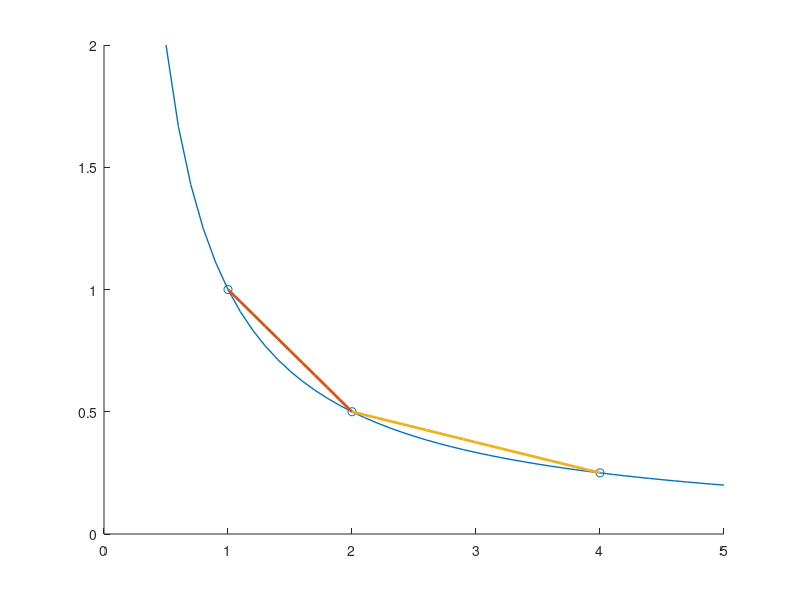

Write the MATLAB code that produced this figure.
function linear_spline_interpolation()
    % Function to be approximated
    hold on;
    x = 0.5:0.1:5;
    y = 1./x;
    plot(x, y, 'LineWidth', 1);
    
    % Sample points
    x = [1, 2, 4];
    y = [1, 0.5, 0.25];
    scatter(x,y);
    
    % First segment
    x = 1:0.1:2;
    y = -0.5*x+1.5;
    plot(x,y, 'LineWidth', 2);
    
    % Second segment
    x = 2:0.1:4;
    y = -0.125*x + 0.75;
    plot(x,y, 'LineWidth', 2);
    
    hold off;
end